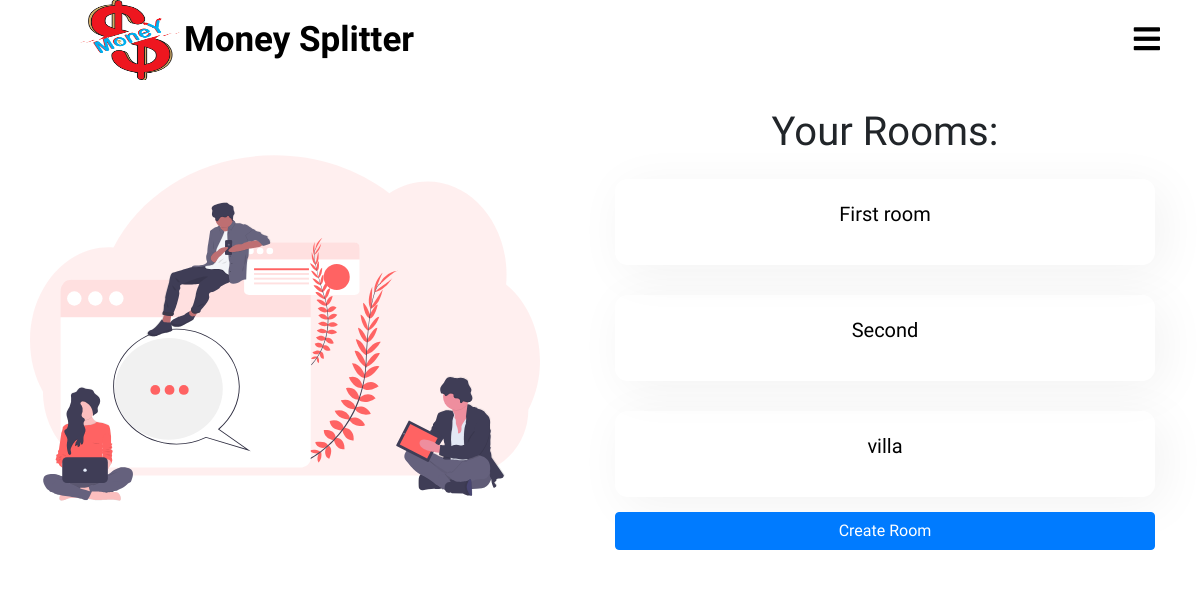
Page /splitter/rooms_list/ (signed in) on the committed database.
### splitter/models.py (models this page shows, shortened)
class room(models.Model):
    creater = models.ForeignKey(User,on_delete=models.CASCADE,related_name="creater")
    name = models.CharField(max_length=250)
    members = models.ManyToManyField(User,through="room_members")

### splitter/views.py (the view)
# urls.py: path('rooms_list/',views.room_list,name="room_list"),
def room_list(request):
    rooms = room_members.objects.filter(member=request.user)
    rooms_list = [x.room for x in rooms]
    length = False
    if(len(rooms_list) == 0):
        length = True
    print(len(rooms_list))
    return render(request,'splitter/room_list.html',{'rooms_list':rooms_list,'length':length})

### templates/splitter/room_list.html (shortened to what this page needs)
{% extends 'splitter/base.html' %}
{% load static %}
{% block css %}
  <link rel="stylesheet" href="{% static 'css/room_list.css' %}">
{% endblock %}
{% block content %}
  <div class="room-list-page">
    <div class="row">
      <div class="col-lg-6">
        <div class="room-list-img-grid">
        <img src="{% static 'images/undraw_Group_chat_unwm.svg' %}" alt="" class="room_list_img" >
        </div>
      </div>
      <div class="col-lg-6">
        <div class="container room-list-grid">
          {% if length %}
          <h1>No Rooms Created!!</h1>
          {% else %}
          <h1>Your Rooms:</h1>
          {% for room in rooms_list %}
          <a href="{% url 'splitter:room_detail' pk=room.pk %}">
            <div class="room_name">
              <p>{{ room.name }}</p>
            </div>
          </a>
          {% endfor %}
          {% endif %}
          <a href="" class="btn btn-primary create-room" data-target="#RoomModalCreateTransaction" data-toggle="modal">Create Room</a>
        </div>
      </div>
    </div>
  </div>
{% endblock %}

### static/css/home_page.css (style rules this page uses)
* { padding: 0; margin: 0; text-decoration: none; list-style: none; box-sizing: border-box; font-family: 'Merienda One', cursive; }
body,html { overflow-x: hidden; }
:root { var(--IndianRed): #db575b; var(--Aqua): #99ffe4; var(--MiddleBlue): #88cfd3; var(--SteelBlue): #578bb2; var(--BdazzledBlue): #345c98; var(--DarkButton): linear-gradient(to top, #30cfd0 0%, #330867 100%); var(--LightButton): linear-gradient(to top, #48c6ef 0%, #6f86d6 100%); var(--RedButton): linear-gradient(45deg, #874da2 0%, #c43a30 100%); }

### static/css/room_list.css (style rules this page uses)
* { margin:0; padding: 0; }
body,html { margin:0; padding: 0; }
.room-list-page .row { width: 100%; }
.room-list-grid { display: flex; flex-direction: column; padding: 0px 50px; margin: 0px; }
.room-list-grid h1 { text-align: center; margin-top: 20px; }
.room-list-grid a { text-decoration: none; }
.room_list_img { width: 100%; height: 60vh; padding: 30px; }
.room_name { width: 100%; padding: 20px; text-align: center; text-decoration: none; font-size: 20px; color: black; margin : 15px 0px; box-shadow: .5rem .5rem 3rem 1px rgba(0,0,0,.05); border-radius: .8rem; }

### rows in the picture
room: name "First room"
room: name "Second"
room: name "villa"
